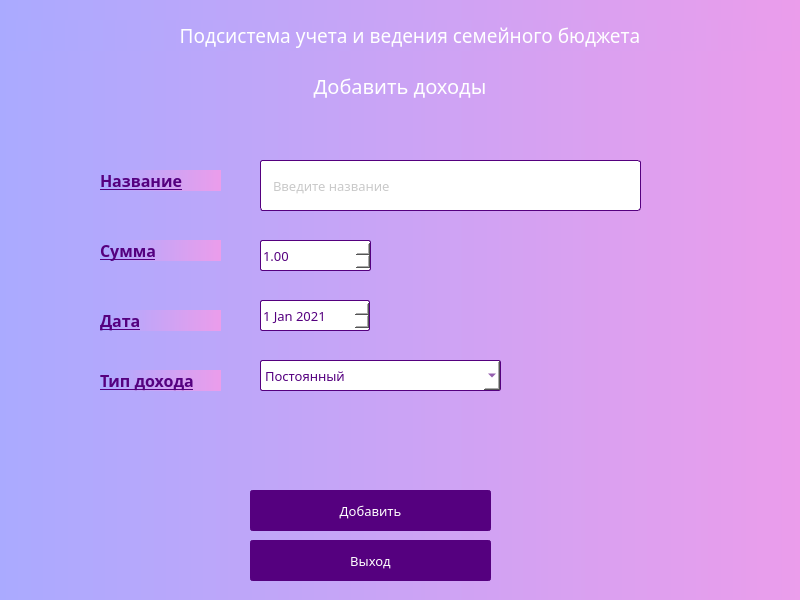
<?xml version="1.0" encoding="UTF-8"?>
<ui version="4.0">
 <class>Dialog</class>
 <widget class="QDialog" name="Dialog">
  <property name="geometry">
   <rect>
    <x>0</x>
    <y>0</y>
    <width>800</width>
    <height>600</height>
   </rect>
  </property>
  <property name="minimumSize">
   <size>
    <width>800</width>
    <height>600</height>
   </size>
  </property>
  <property name="maximumSize">
   <size>
    <width>800</width>
    <height>600</height>
   </size>
  </property>
  <property name="windowTitle">
   <string>Dialog</string>
  </property>
  <property name="styleSheet">
   <string notr="true">background-color: qlineargradient(spread:pad, x1:0, y1:0, x2:1, y2:0, stop:0 rgb(170, 170, 255), stop:1 rgb(235, 157, 235));</string>
  </property>
  <widget class="QLabel" name="label">
   <property name="geometry">
    <rect>
     <x>10</x>
     <y>20</y>
     <width>800</width>
     <height>31</height>
    </rect>
   </property>
   <property name="minimumSize">
    <size>
     <width>800</width>
     <height>0</height>
    </size>
   </property>
   <property name="maximumSize">
    <size>
     <width>800</width>
     <height>16777215</height>
    </size>
   </property>
   <property name="font">
    <font>
     <family>Century Gothic</family>
     <pointsize>14</pointsize>
    </font>
   </property>
   <property name="styleSheet">
    <string notr="true">color: rgb(255, 255, 255);</string>
   </property>
   <property name="frameShadow">
    <enum>QFrame::Plain</enum>
   </property>
   <property name="text">
    <string>Подсистема учета и ведения семейного бюджета</string>
   </property>
   <property name="alignment">
    <set>Qt::AlignCenter</set>
   </property>
  </widget>
  <widget class="QLabel" name="label_2">
   <property name="geometry">
    <rect>
     <x>0</x>
     <y>70</y>
     <width>800</width>
     <height>31</height>
    </rect>
   </property>
   <property name="minimumSize">
    <size>
     <width>800</width>
     <height>0</height>
    </size>
   </property>
   <property name="maximumSize">
    <size>
     <width>800</width>
     <height>16777215</height>
    </size>
   </property>
   <property name="font">
    <font>
     <family>Century Gothic</family>
     <pointsize>15</pointsize>
    </font>
   </property>
   <property name="styleSheet">
    <string notr="true">color: rgb(255, 255, 255);</string>
   </property>
   <property name="frameShadow">
    <enum>QFrame::Plain</enum>
   </property>
   <property name="text">
    <string>Добавить доходы</string>
   </property>
   <property name="alignment">
    <set>Qt::AlignCenter</set>
   </property>
  </widget>
  <widget class="QLineEdit" name="inputName">
   <property name="geometry">
    <rect>
     <x>260</x>
     <y>160</y>
     <width>381</width>
     <height>51</height>
    </rect>
   </property>
   <property name="font">
    <font>
     <family>Century Gothic</family>
     <pointsize>10</pointsize>
     <italic>false</italic>
     <underline>false</underline>
     <kerning>true</kerning>
    </font>
   </property>
   <property name="toolTip">
    <string>&lt;html&gt;&lt;head/&gt;&lt;body&gt;&lt;p&gt;&lt;br/&gt;&lt;/p&gt;&lt;/body&gt;&lt;/html&gt;</string>
   </property>
   <property name="styleSheet">
    <string notr="true">QLineEdit{
	border-radius: 3px;
	background-color:rgb(255, 255, 255);
	border:  1px solid rgb(85, 0, 127);
	color:rgb(148, 148, 148);
	padding-left: 10px;
}

QLineEdit::hover{
	border:  1px solid rgb(147, 0, 221);
}</string>
   </property>
   <property name="inputMask">
    <string/>
   </property>
   <property name="frame">
    <bool>true</bool>
   </property>
   <property name="alignment">
    <set>Qt::AlignLeading|Qt::AlignLeft|Qt::AlignVCenter</set>
   </property>
   <property name="placeholderText">
    <string>Введите название</string>
   </property>
  </widget>
  <widget class="QLabel" name="label_5">
   <property name="geometry">
    <rect>
     <x>100</x>
     <y>310</y>
     <width>121</width>
     <height>21</height>
    </rect>
   </property>
   <property name="font">
    <font>
     <family>Century Gothic</family>
     <pointsize>12</pointsize>
     <weight>75</weight>
     <bold>true</bold>
     <underline>true</underline>
    </font>
   </property>
   <property name="styleSheet">
    <string notr="true">color: rgb(85, 0, 127);</string>
   </property>
   <property name="text">
    <string>Дата</string>
   </property>
  </widget>
  <widget class="QDoubleSpinBox" name="inputSum">
   <property name="geometry">
    <rect>
     <x>260</x>
     <y>240</y>
     <width>111</width>
     <height>31</height>
    </rect>
   </property>
   <property name="font">
    <font>
     <family>Century Gothic</family>
     <pointsize>10</pointsize>
    </font>
   </property>
   <property name="styleSheet">
    <string notr="true">background-color: rgb(255, 255, 255);
color: rgb(85, 0, 127);
border-radius: 2px;
border:  1px solid rgb(85, 0, 127);</string>
   </property>
   <property name="minimum">
    <double>1.000000000000000</double>
   </property>
   <property name="maximum">
    <double>5000.000000000000000</double>
   </property>
  </widget>
  <widget class="QLabel" name="label_3">
   <property name="geometry">
    <rect>
     <x>100</x>
     <y>170</y>
     <width>121</width>
     <height>21</height>
    </rect>
   </property>
   <property name="font">
    <font>
     <family>Century Gothic</family>
     <pointsize>12</pointsize>
     <weight>75</weight>
     <bold>true</bold>
     <underline>true</underline>
    </font>
   </property>
   <property name="styleSheet">
    <string notr="true">color: rgb(85, 0, 127);</string>
   </property>
   <property name="text">
    <string>Название</string>
   </property>
  </widget>
  <widget class="QLabel" name="label_4">
   <property name="geometry">
    <rect>
     <x>100</x>
     <y>240</y>
     <width>121</width>
     <height>21</height>
    </rect>
   </property>
   <property name="font">
    <font>
     <family>Century Gothic</family>
     <pointsize>12</pointsize>
     <weight>75</weight>
     <bold>true</bold>
     <underline>true</underline>
    </font>
   </property>
   <property name="styleSheet">
    <string notr="true">color: rgb(85, 0, 127);</string>
   </property>
   <property name="text">
    <string>Сумма</string>
   </property>
  </widget>
  <widget class="QDateEdit" name="inputDate">
   <property name="geometry">
    <rect>
     <x>260</x>
     <y>300</y>
     <width>110</width>
     <height>31</height>
    </rect>
   </property>
   <property name="font">
    <font>
     <family>Century Gothic</family>
     <pointsize>10</pointsize>
    </font>
   </property>
   <property name="styleSheet">
    <string notr="true">background-color: rgb(255, 255, 255);
color: rgb(85, 0, 127);
border-radius: 2px;
border:  1px solid rgb(85, 0, 127);</string>
   </property>
   <property name="date">
    <date>
     <year>2021</year>
     <month>1</month>
     <day>1</day>
    </date>
   </property>
  </widget>
  <widget class="QLabel" name="label_6">
   <property name="geometry">
    <rect>
     <x>100</x>
     <y>370</y>
     <width>121</width>
     <height>21</height>
    </rect>
   </property>
   <property name="font">
    <font>
     <family>Century Gothic</family>
     <pointsize>12</pointsize>
     <weight>75</weight>
     <bold>true</bold>
     <underline>true</underline>
    </font>
   </property>
   <property name="styleSheet">
    <string notr="true">color: rgb(85, 0, 127);</string>
   </property>
   <property name="text">
    <string>Тип дохода</string>
   </property>
  </widget>
  <widget class="QPushButton" name="quitBtn">
   <property name="geometry">
    <rect>
     <x>250</x>
     <y>540</y>
     <width>241</width>
     <height>41</height>
    </rect>
   </property>
   <property name="font">
    <font>
     <family>Century Gothic</family>
     <pointsize>10</pointsize>
    </font>
   </property>
   <property name="styleSheet">
    <string notr="true">QPushButton{
background-color:rgb(85, 0, 127);
border-radius: 3px;
border: 2px solid rgb(85, 0, 127);
color:rgb(255, 255, 255);
}

QPushButton::hover{
	background-color: rgb(108, 0, 162);
	border: 2px solid rgb(108, 0, 162);
}

QPushButton::pressed{
	background-color:rgb(129, 0, 193);
	border-bottom: 2px solid rgb(129, 0, 193);
	border-leftt:  2px solid rgb(129, 0, 193);
	border-right:  2px solid rgb(129, 0, 193);
}


</string>
   </property>
   <property name="text">
    <string>Выход</string>
   </property>
  </widget>
  <widget class="QPushButton" name="addBtn">
   <property name="geometry">
    <rect>
     <x>250</x>
     <y>490</y>
     <width>241</width>
     <height>41</height>
    </rect>
   </property>
   <property name="font">
    <font>
     <family>Century Gothic</family>
     <pointsize>10</pointsize>
    </font>
   </property>
   <property name="styleSheet">
    <string notr="true">QPushButton{
	background-color:rgb(85, 0, 127);
border-radius: 3px;
border: 2px solid rgb(85, 0, 127);
color:rgb(255, 255, 255);
}

QPushButton::hover{
	background-color: rgb(108, 0, 162);
	border: 2px solid rgb(108, 0, 162);
}

QPushButton::pressed{
	background-color:rgb(129, 0, 193);
	border-bottom: 2px solid rgb(129, 0, 193);
	border-leftt:  2px solid rgb(129, 0, 193);
	border-right:  2px solid rgb(129, 0, 193);
}


</string>
   </property>
   <property name="text">
    <string>Добавить</string>
   </property>
  </widget>
  <widget class="QComboBox" name="typeBox">
   <property name="geometry">
    <rect>
     <x>260</x>
     <y>360</y>
     <width>241</width>
     <height>31</height>
    </rect>
   </property>
   <property name="font">
    <font>
     <family>Century Gothic</family>
     <pointsize>10</pointsize>
    </font>
   </property>
   <property name="styleSheet">
    <string notr="true">background-color: rgb(255, 255, 255);
color: rgb(85, 0, 127);
border: 1px solid rgb(85, 0, 127);
border-radius: 2px;</string>
   </property>
   <item>
    <property name="text">
     <string>Постоянный</string>
    </property>
   </item>
   <item>
    <property name="text">
     <string>Непостоянный</string>
    </property>
   </item>
  </widget>
 </widget>
 <resources/>
 <connections/>
</ui>
